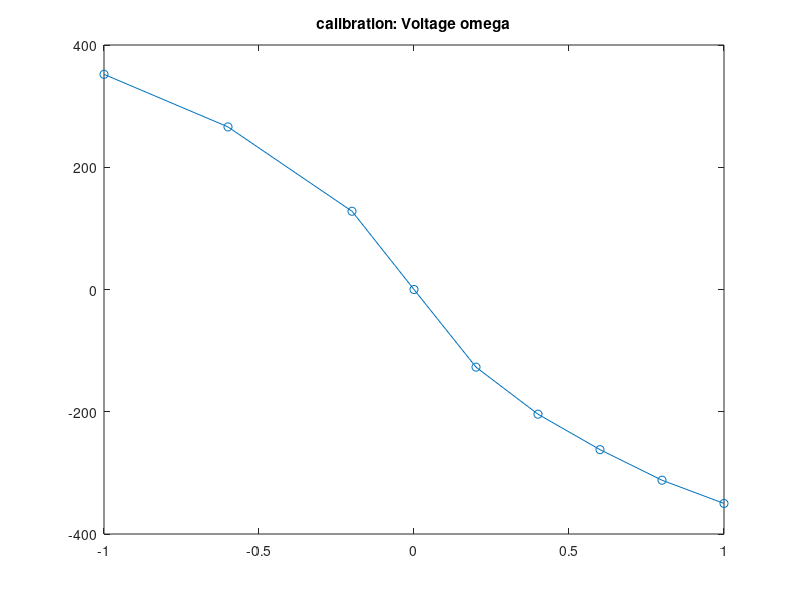
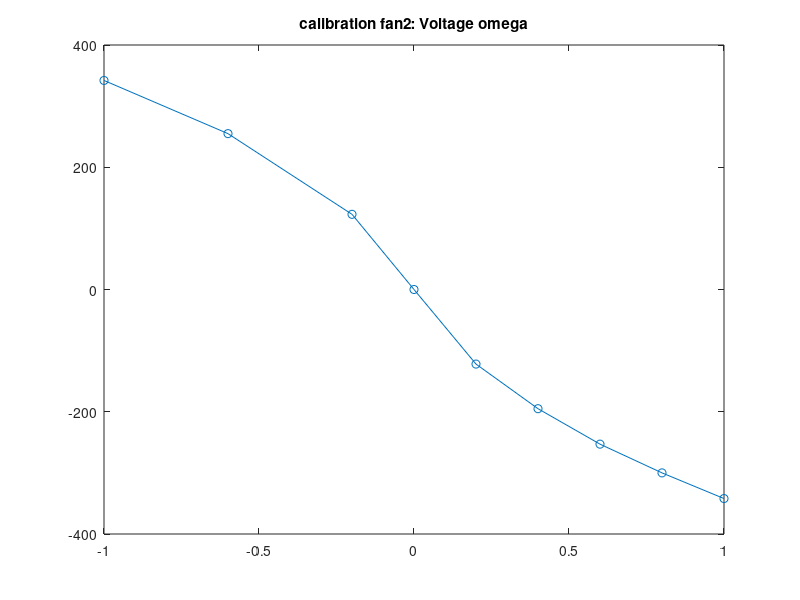
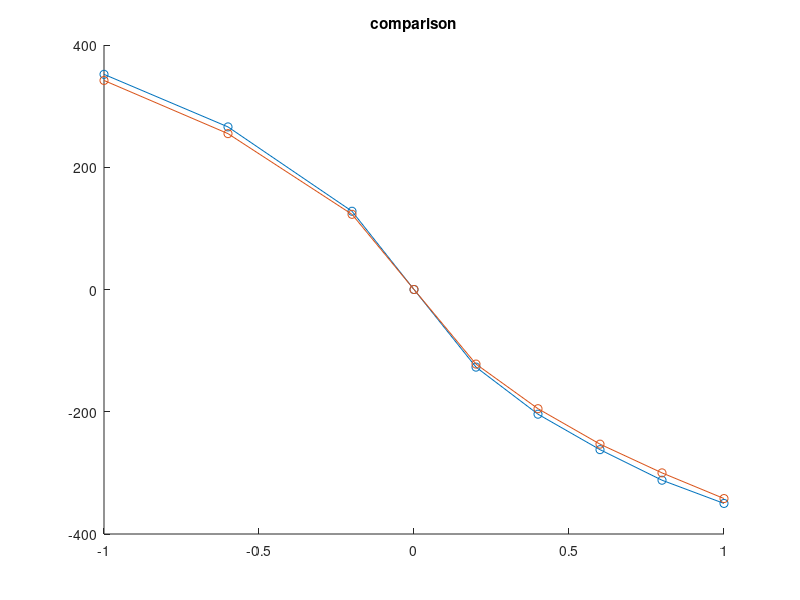
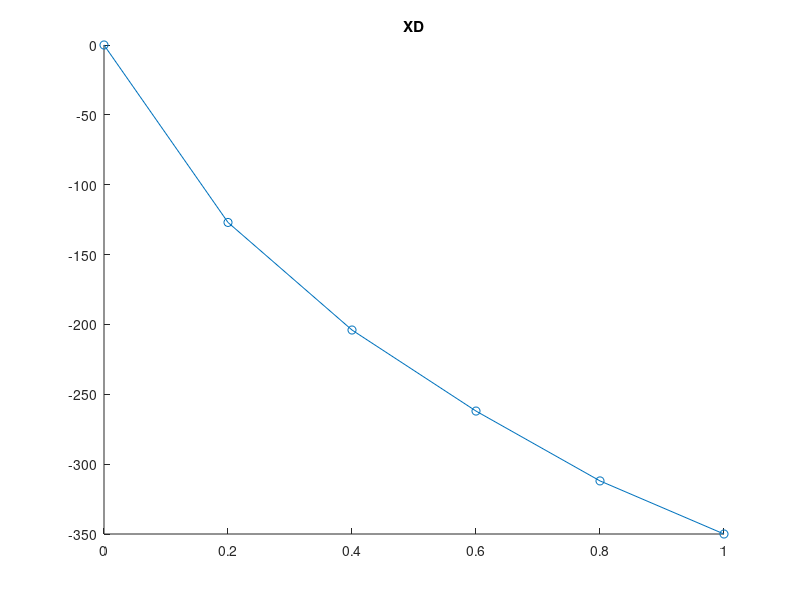

These figures' MATLAB source, in order:
clear all;
close all;
clc
h=0.01;

fan1_voltage = [-1, -0.6, -0.2, 0, 0.2, 0.4, 0.6, 0.8, 1];
fan1_omega = [352, 266, 128, 0, -127, -204, -262, -312, -350];
figure;
plot(fan1_voltage, fan1_omega, '-o');
title('calibration: Voltage omega');

% output1, 2 radians, no calibration, constant offset measured for input
% 0,0 is ~0.04, ~0.02
% gain -> -351 fan_1, 

fan2_voltage = [-1, -0.6, -0.2, 0, 0.2, 0.4, 0.6, 0.8, 1];
fan2_omega = [342, 255, 123, 0, -122, -195, -253, -300, -342];
figure;
plot(fan2_voltage, fan2_omega, '-o');
title('calibration fan2: Voltage omega');


figure;
hold on;
plot(fan1_voltage, fan1_omega, '-o');
plot(fan2_voltage, fan2_omega, '-o');
title('comparison');
hold off;

fan1_voltage__ = [0, 0.2, 0.4, 0.6, 0.8, 1];
fan1_omega__ = [0, -127, -204, -262, -312, -350];

figure;
hold on;
plot(fan1_voltage__, fan1_omega__, '-o');

title('XD');
hold off;

% omega:
% radians/s 


